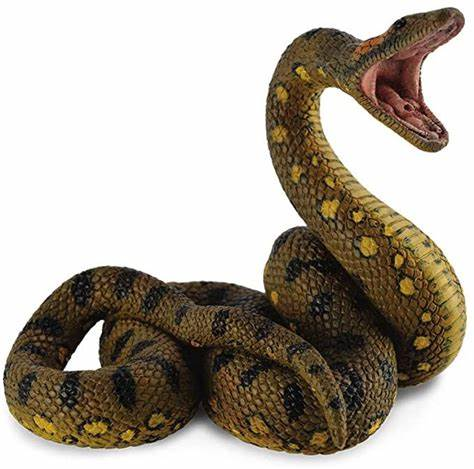
#> input picture lab03/snake.jpeg, 474 x 469 px
$ python gammaTransform.py
#> lines starting #> are read from the running program, lines starting #| are printed output that depends on the picture
import cv2
import numpy as np

gray_image = cv2.imread("snake.jpeg", cv2.IMREAD_GRAYSCALE)
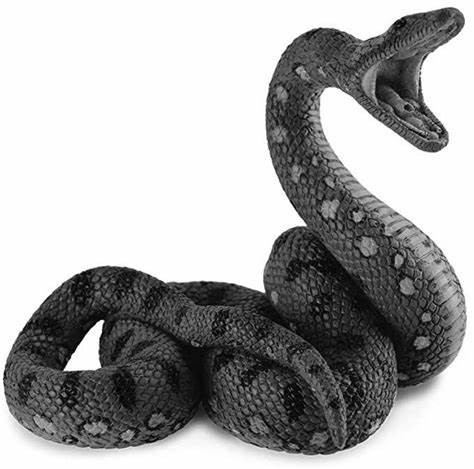
#> gray_image: shape (469, 474); min 0, max 255, mean 168.5

gamma = 1.5

c = 1

im_array = np.array(gray_image)

new_image = []

for i in im_array:
    list1 = []
    for j in i:
        val = int(j)

        gamma_transformed = c * ((val / 255.0) ** gamma) * 255

        mv = int(gamma_transformed)
        list1.append(mv)

    new_image.append(list1)
#> after the loop, new_image = 469 items

img_array = np.array(new_image, dtype=np.uint8)
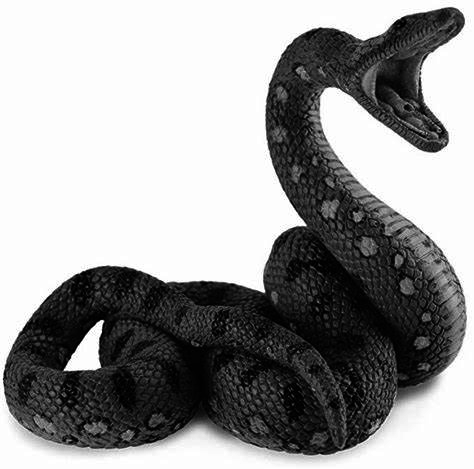
#> img_array: shape (469, 474); min 0, max 255, mean 154.7

cv2.imwrite("GammaTransform.jpeg", img_array)

image = cv2.imread("GammaTransform.jpeg", cv2.IMREAD_GRAYSCALE)
#> image: shape (469, 474); min 0, max 255, mean 154.7
cv2.imshow("Gamma Transformed Image1", gray_image)
cv2.imshow("Gamma Transformed Image", image)

cv2.waitKey(0)
cv2.destroyAllWindows()
